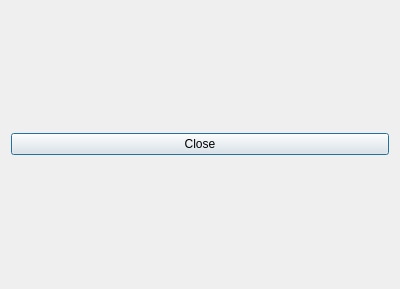
<?xml version="1.0" encoding="UTF-8"?>
<ui version="4.0">
 <class>PluginDialogClass</class>
 <widget class="QDialog" name="PluginDialogClass">
  <property name="windowModality">
   <enum>Qt::ApplicationModal</enum>
  </property>
  <property name="geometry">
   <rect>
    <x>0</x>
    <y>0</y>
    <width>400</width>
    <height>289</height>
   </rect>
  </property>
  <property name="windowTitle">
   <string>Plugin Settings</string>
  </property>
  <property name="modal">
   <bool>true</bool>
  </property>
  <layout class="QGridLayout" name="gridLayout">
   <item row="0" column="0">
    <layout class="QGridLayout" name="gl_PluginParams">
     <property name="sizeConstraint">
      <enum>QLayout::SetDefaultConstraint</enum>
     </property>
    </layout>
   </item>
   <item row="1" column="0">
    <widget class="QPushButton" name="pb_Close">
     <property name="text">
      <string>Close</string>
     </property>
    </widget>
   </item>
  </layout>
 </widget>
 <layoutdefault spacing="6" margin="11"/>
 <resources/>
 <connections>
  <connection>
   <sender>pb_Close</sender>
   <signal>clicked()</signal>
   <receiver>PluginDialogClass</receiver>
   <slot>accept()</slot>
   <hints>
    <hint type="sourcelabel">
     <x>314</x>
     <y>267</y>
    </hint>
    <hint type="destinationlabel">
     <x>396</x>
     <y>233</y>
    </hint>
   </hints>
  </connection>
 </connections>
</ui>
